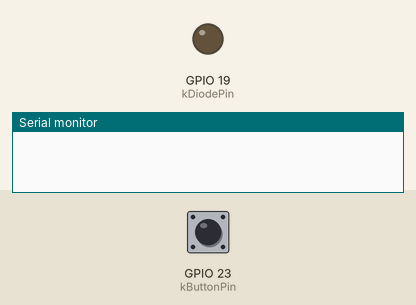
Simulated run of this sketch. Board: ESP8266 (NodeMCU). Parts: output pins drawn as LEDs (lit = HIGH), the last lines printed to the serial monitor. Inputs (shaded band) come from the test bench; at power-on: GPIO 23 (kButtonPin) HIGH.

Above: at 1.7 s.
1.8 s: GPIO 23 (kButtonPin) pulled LOW for 0.15 s
At 1.9 s:
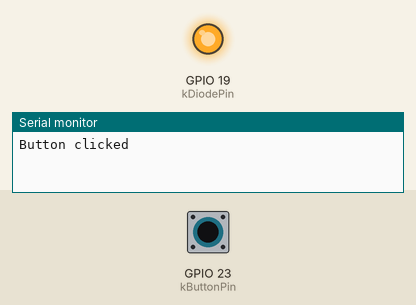
Timing chart, 0 to 4.8 s (numbered marks = the images above; inputs shaded):
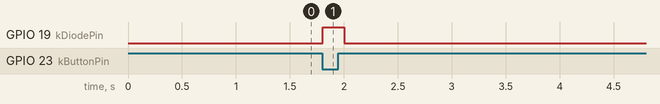

The sketch:

IR-SENDER.ino
```cpp
#include <Arduino.h>
#include <IRremoteESP8266.h>
#include <IRrecv.h>
#include <IRutils.h>

#include <esp_now.h>
#include <WiFi.h>

const uint8_t  kButtonPin = 23;   // Button
const uint8_t  kDiodePin  = 19;   // Blue LED

const unsigned long kBlinkMs = 200;
unsigned long blinkStart = 0;

decode_results results;

bool wasPressed = false;
bool blinking = false;

void setup() {
  Serial.begin(115200);
  delay(500);

  pinMode(kButtonPin, INPUT_PULLUP);
  pinMode(kDiodePin, OUTPUT);
}

void loop() {
  bool pressed = (digitalRead(kButtonPin) == LOW);
  if (pressed && !wasPressed) {
    Serial.println("Button clicked");
    digitalWrite(kDiodePin, HIGH);

    blinkStart = millis();
    blinking = true;
  }

  wasPressed = pressed;

  // Turn LED off after 200 ms
  if (blinking && millis() - blinkStart >= kBlinkMs) {
    digitalWrite(kDiodePin, LOW);
    blinking = false;
  }

  delay(10);
}
```

Measured:
- after the input at 1.8 s, GPIO 19 (kDiodePin): LOW → HIGH at once, → LOW 0.20 s later
